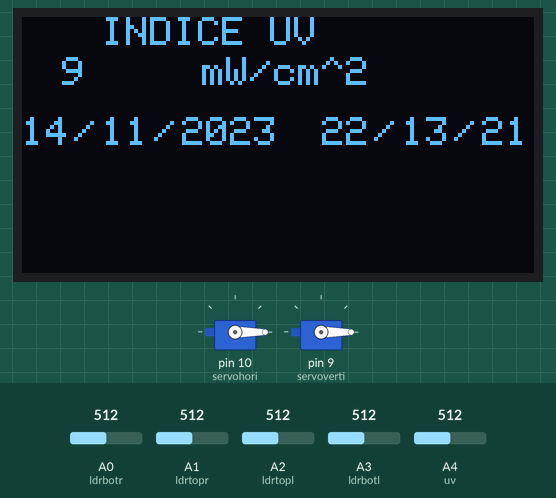
The sketch below on a simulated Arduino Mega 2560, built with avr-gcc and run on an emulated ATmega2560. On the bench: 128×64 one-colour display, 2 × servo. Inputs (shaded band) come from the test bench; at power-on: A4 (uv) = 512, A0 (ldrbotr) = 512, A1 (ldrtopr) = 512, A3 (ldrbotl) = 512, A2 (ldrtopl) = 512. The local clock reads 2024-03-15 10:24:30 at power-on unless the sketch sets it; what the sketch prints to the serial monitor is not drawn.

Above: at 1.7 s.
1.8 s: A4 (uv) set to 716
At 3.5 s:
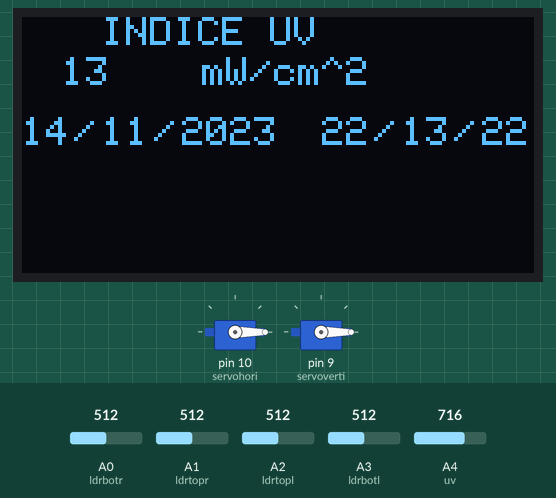
5.7 s: A0 (ldrbotr) set to 531
At 6.39 s:
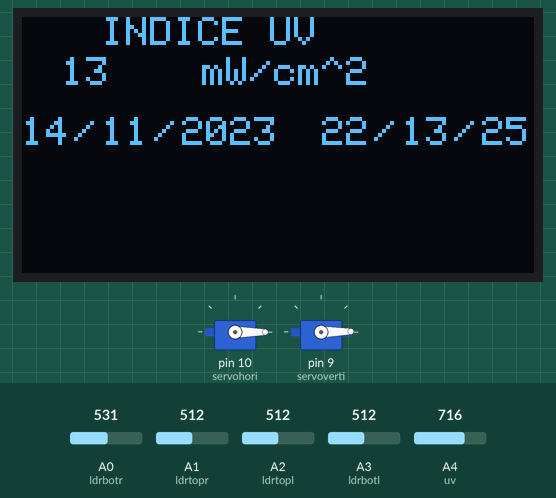
9.6 s: A4 (uv) set to 992
At 11.6 s:
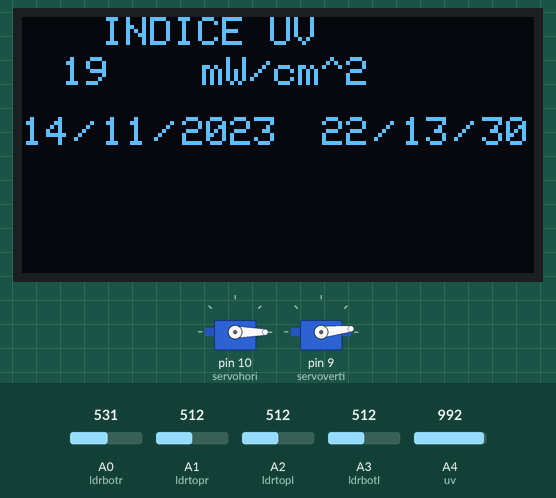
13.2 s: A1 (ldrtopr) set to 716
17.1 s: A3 (ldrbotl) set to 722
21.0 s: A3 (ldrbotl) set to 743
At 31.3 s:
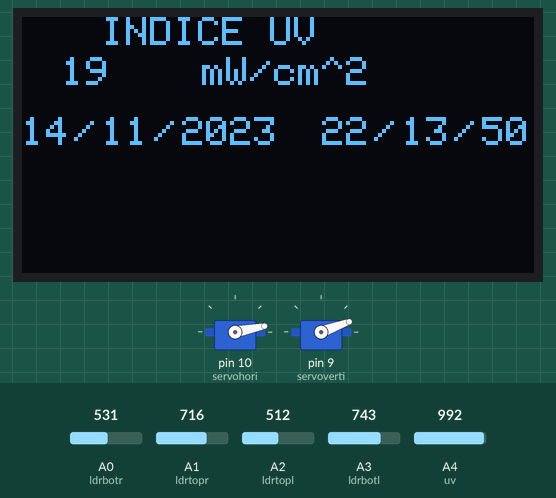
Timing chart, 0 to 32.2 s (numbered marks = the images above; inputs shaded):
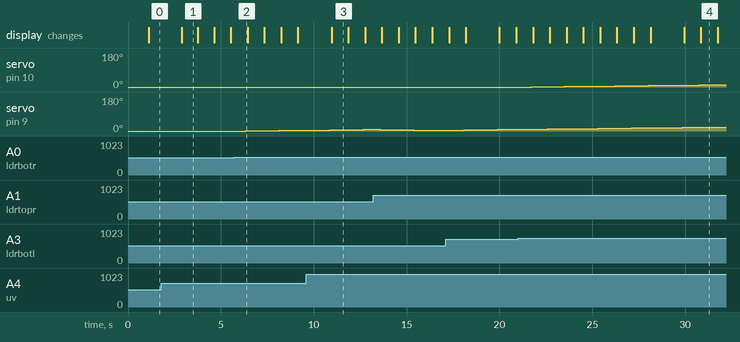

Measured:
- the behaviour switches between 735 and 736 on A3 (ldrbotl) (found by bisection; images 3 and 4)
- after the input at 5.7 s, servo on pin 9 (servoverti): 0° → 1° after 0.64 s, → 2° 0.90 s later, → 3° 0.90 s later, → 4° 0.90 s later
- after the input at 21.0 s, servo on pin 10 (servohori): moves from 0° to 12° over 9.9 s, starting after 0.72 s
- what the display in image 3 shows lasts 0.9 s, from 11.0 s to 11.9 s

The sketch:

servos_rtc_uv_oled_enviadatos.ino
```cpp
#include <SPI.h>
#include <Wire.h>
#include <Adafruit_GFX.h>       //libreria oled
#include <Adafruit_SSD1306.h>   //libreria oled
#include <RTClib.h>             //manejo del modulo RTC
#include <Servo.h>              //libreria servo

#define ANCHO_PANTALLA 128    // Ancho de la pantalla OLED
#define ALTO_PANTALLA 64      // Alto de la pantalla OLED

#define OLED_RESET -1
Adafruit_SSD1306 oled(OLED_RESET);


//Definiendo Servos
Servo servohori;
int servoh = 0;
int servohLimitHigh = 160;
int servohLimitLow = 20;

Servo servoverti;
int ban = 0;
int servov = 0;
int servovLimitHigh = 160;
int servovLimitLow = 20;

//Asignando LDRs
int ldrtopl = A2; //top left LDR
int ldrtopr = A1; //top right LDR
int ldrbotl = A3; // bottom left LDR
int ldrbotr = A0; // bottom right LDR


int uv=A4, lectura;
RTC_DS3231 rtc;    // crea objeto  de tipo RTC_DS3132


void setup(){
  Serial.begin(9600);    // comunicacion de monitor serial a 9600 bps
  Serial2.begin(9600);    // comunicacion serie entre Arduino y el modulo a 38400 bps
  oled.begin(SSD1306_SWITCHCAPVCC, 0x3C); //initialize with the I2C addr 0x3C (128x64)
  oled.clearDisplay();

   if (! rtc.begin()) {        // si falla la inicializacion del modulo
 Serial.println("Modulo RTC no encontrado !");  // muestra mensaje de error
 while (1);         // bucle infinito que detiene ejecucion del programa
 }
 rtc.adjust(DateTime(__DATE__, __TIME__));  // funcion que permite establecer fecha y horario
            // al momento de la compilacion. Comentar esta linea


servohori.attach(10);
    servohori.write(0);
    servoverti.attach(9);
    servoverti.write(0);
    delay(500);

  }


void loop(){

  lectura=analogRead(uv);
  float voltaje=lectura*(3.3/669);
  int longOnda=map(lectura,0,669,0,1023);
  int indice=map(longOnda,0,1023,0,13);


  Serial.println("INDICE UV:"+String(indice)+"-Rango:"+String(longOnda));

  delay(500);

  Serial2.println(String(indice));   // lee monitor serial y envia a Bluetooth


 ///////////////////INICIO CONFIGURACION RTC ////////////////////////////////////////
 DateTime fecha = rtc.now();


    oled.setTextSize(1);
    oled.setCursor(0,25);
    oled.print(fecha.day());
    oled.setCursor(13,25);
    oled.print("/");


    oled.setCursor(20,25);
    oled.print(fecha.month());
       oled.setCursor(33,25);
    oled.print("/");


    oled.setCursor(40,25);
    oled.print(fecha.year());
////////////////////////////////////////
    oled.setCursor(75,25);
    oled.print(fecha.hour());
    oled.setCursor(88,25);
    oled.print("/");


    oled.setCursor(95,25);
    oled.print(fecha.minute());
      oled.setCursor(108,25);
    oled.print("/");


    oled.setCursor(115,25);
    oled.print(fecha.second());

 ///////////////////FIN CONFIGURACION RTC ///////////////////////////////////////////

 ////////////////////INICIO DE SOLAR TRCKER //////////////////////////////////////////

    servoh = servohori.read();
  servov = servoverti.read();

  //capturando valores analogicos
  int topl = analogRead(ldrtopl);
  int topr = analogRead(ldrtopr);
  int botl = analogRead(ldrbotl);
  int botr = analogRead(ldrbotr);

  // calculando el Promedio
  int avgtop = (topl + topr)   /2;       //Promedio del top
  int avgbot = (botl + botr)   /2;       //Promedio del bottom
  int avgleft = (topl + botl)  /2;      //Promedio del left
  int avgright = (topr + botr) /2;     //Promedio del right

  if (avgtop < avgbot)
  {
    servoverti.write(servov +1);
    if (servov > servovLimitHigh)
     {
      servov = servovLimitHigh;
     }
    delay(10);
  }
  else if (avgbot < avgtop)
  {
    servoverti.write(servov -1);
    if (servov < servovLimitLow)
  {
    servov = servovLimitLow;
  }
    delay(10);
  }
  else
  {
    servoverti.write(servov);
  }

  if (avgleft > avgright)
  {
    servohori.write(servoh +1);
    if (servoh > servohLimitHigh)
    {
    servoh = servohLimitHigh;
    }
    delay(10);
  }
  else if (avgright > avgleft)
  {
    servohori.write(servoh -1);
    if (servoh < servohLimitLow)
     {
     servoh = servohLimitLow;
     }
    delay(10);
  }
  else
  {
    servohori.write(servoh);
  }
  delay(50);

////////////// FIN DE SOLAR TRCKER ////////////////////////////////////////


/////////////////////////////////////////////////////////////////////////////////////

oled.setCursor(20,0);  //oled display
  oled.setTextSize(1);
  oled.setTextColor(WHITE);
  oled.println("INDICE UV");

  oled.setCursor(10,10);  //oled display
  oled.setTextSize(1);
  oled.setTextColor(WHITE);
  oled.println(indice);

  oled.setCursor(45,10);  //oled display
  oled.setTextSize(1);
  oled.setTextColor(WHITE);
  oled.println("mW/cm^2");
  oled.display();

  delay(300);
  oled.clearDisplay();

  }
```
